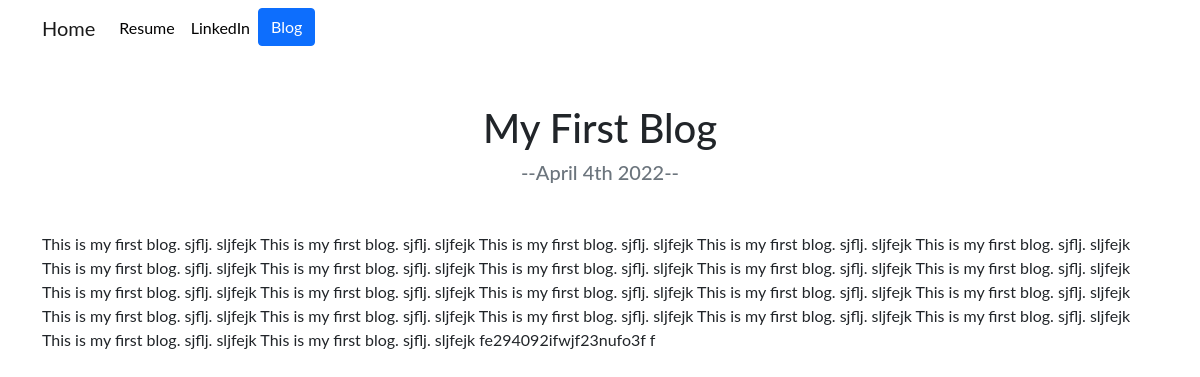
Page /blog/1/ on the committed database.
### blog/models.py (models this page shows, shortened)
class Blog(models.Model):
    title = models.CharField(max_length=100)
    description = models.TextField()
    date = models.DateField()

### blog/views.py (the view)
# urls.py: path('<int:blog_id>/', views.detail, name='detail')
def detail(request, blog_id):
    blog = get_object_or_404(Blog, pk=blog_id)
    return render(request, 'blog/detail.html', {'blog':blog})

### blog/templates/blog/detail.html
{% extends 'portfolio/base.html' %}
{% block content %}
  <h1 class="text-center mt-5 id="blogdetailtitle>{{blog.title}}</h1>
  <h5 class="text-center text-muted mb-5">--{{blog.date|date:'F jS Y'}}--</h5>
  {{blog.description|safe}}
{% endblock %}

### portfolio/static/portfolio/custom.css (style rules this page uses)
body { font-family: 'Lato', sans-serif; }

### rows in the picture
Blog: title "My First Blog", date "April 4th 2022", description "This is my first blog. sjflj. sljfejk This is my first blog. sjflj. sljfejk This is my first blog. sjflj. sljfejk This is my first blog. sjflj. sljfejk This is my first blog. sjflj. sljfejk This is my first blog. sjflj. sljfejk This is my first blog. sjflj. sljfejk This is my first blog. sjflj. sljfejk This is my first blog. sjflj. sljfejk This is my first blog. sjflj. sljfejk This is my first blog. sjflj. sljfejk This is my first blog. sjflj. sljfejk This is my first blog. sjflj. sljfejk This is my first blog. sjflj. sljfejk This is my first blog. sjflj. sljfejk This is my first blog. sjflj. sljfejk This is my first blog. sjflj. sljfejk This is my first blog. sjflj. sljfejk This is my…"
